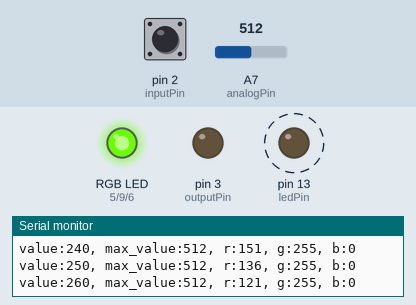
A sketch run on a simulated Arduino Nano, built with avr-gcc and run on an emulated ATmega328P. Shown: an RGB LED mixed from three pins (HIGH = lit), output pins drawn as LEDs (lit = HIGH), the last lines printed to the serial monitor. Dashed ring = blinking. Inputs (shaded band) come from the test bench; at power-on: A7 (analogPin) = 512, pin 2 (inputPin) HIGH.

Above: at 1.2 s.
1.3 s: A7 (analogPin) set to 0
At 1.9 s:
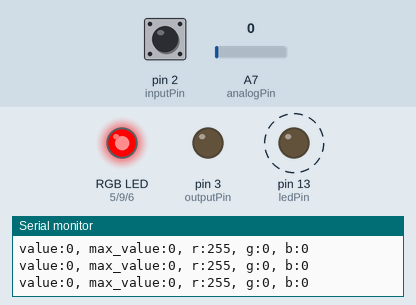
3.0 s: A7 (analogPin) set to 18
At 3.22 s:
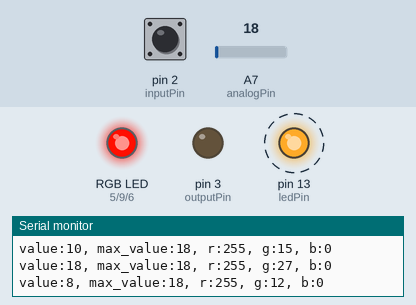
6.0 s: pin 2 (inputPin) pulled LOW for 3.2 s
At 7.2 s:
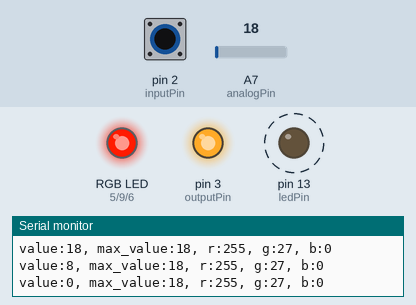
10.7 s: A7 (analogPin) set to 122
13.7 s: pin 2 (inputPin) pulled LOW for 1 s
At 14.4 s:
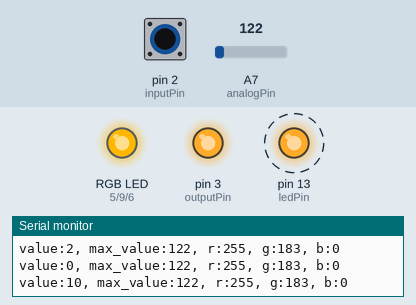
16.7 s: A7 (analogPin) set to 306
At 18.69 s:
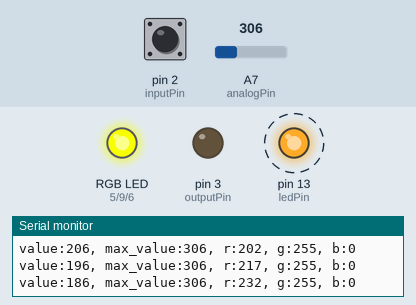
Timing chart, 0 to 67.2 s (numbered marks = the images above; inputs shaded):
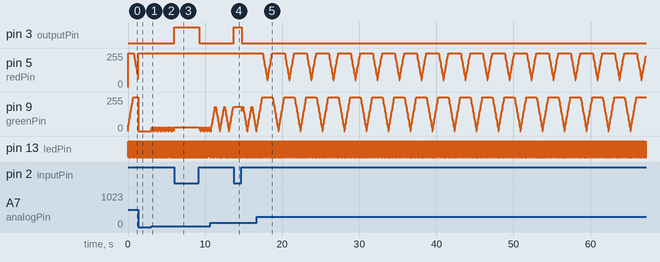

The sketch:

colormaps.ino
```cpp
// version 3.1.1

#include "logging.h"
#include "config.h"
#include "gpio.h"
#include "colormap_update.h"

void setup()
{
    Serial.begin(9600);
    // loadConfig();
    InitGPIO();
}

void loop()
{
    digitalWrite(ledPin, HIGH);

    // updateConfig();
    updateColormap();

    digitalWrite(ledPin, LOW);
    delay(delay_time);
}
```

colormap_basic.cpp
```cpp
#include "colormap_basic.h"

#include "gpio.h"

void setColormapBasic(uint16_t value)
{
    value &= 0x03FF; // ensure 10-bit input (0–1023)
    value <<= 2;     // shift left 2 bits → now 12-bit

    // Extract 4-bit chunks
    uint8_t r4 = (value >> 8) & 0x0F; // top 4 bits
    uint8_t g4 = (value >> 4) & 0x0F; // middle 4 bits
    uint8_t b4 = value & 0x0F;        // lowest 4 bits

    // Scale 4-bit (0–15) → 8-bit (0–240 approx)
    r = r4 << 4;
    g = g4 << 4;
    b = b4 << 4;

    analogWrite(redPin, r);
    analogWrite(greenPin, g);
    analogWrite(bluePin, b);
}
```

colormap_basic.h
```cpp
#ifndef COLORMAP_BASIC_H
#define COLORMAP_BASIC_H

#include <Arduino.h>
#include "colormap_vars.h"

void setColormapBasic(uint16_t value);

#endif
```

colormap_rainbow.cpp
```cpp
#include "colormap_rainbow.h"

#include "gpio.h"

void setColormapRainbow(int value)
{
    value = constrain(value, 0, 1023);

    // Map 0–1023 → 0–1535 (6 regions × 256)
    int scaled = map(value, 0, 1023, 0, 1535);

    int region = scaled / 256; // which color region (0–5)
    int offset = scaled % 256; // position within region (0–255)

    r = 0, g = 0, b = 0;

    switch (region)
    {
    case 0:
        r = 255;
        g = offset;
        b = 0;
        break; // Red → Yellow
    case 1:
        r = 255 - offset;
        g = 255;
        b = 0;
        break; // Yellow → Green
    case 2:
        r = 0;
        g = 255;
        b = offset;
        break; // Green → Cyan
    case 3:
        r = 0;
        g = 255 - offset;
        b = 255;
        break; // Cyan → Blue
    case 4:
        r = offset;
        g = 0;
        b = 255;
        break; // Blue → Magenta
    case 5:
        r = 255;
        g = 0;
        b = 255 - offset;
        break; // Magenta → Red
    }

    analogWrite(redPin, r);
    analogWrite(greenPin, g);
    analogWrite(bluePin, b);
}
```

colormap_rainbow.h
```cpp
#ifndef COLORMAP_RAINBOW_H
#define COLORMAP_RAINBOW_H

#include <Arduino.h>
#include "colormap_vars.h"

void setColormapRainbow(int value);

#endif
```

colormap_update.cpp
```cpp
#include "colormap_update.h"

#include "colormap_rainbow.h"
#include "colormap_vars.h"
#include "gpio.h"
#include "logging.h"

int value;
const int value_step = 10;
int direction = 1;

void updateColormap()
{
    int max_value = analogRead(analogPin); // 0–1023

    value += direction * value_step;
    if (direction == 1 && value > max_value)
    {
        value = max_value;
        direction = -1;
    }
    if (direction == -1 && value < 0)
    {
        value = 0;
        direction = 1;
    }

    int state = 1 - digitalRead(inputPin);
    digitalWrite(outputPin, state);

    int value_to_show = value;
    if (state == 1)
    {
        value_to_show = max_value;
    }
    setColormapRainbow(value_to_show);

    log("value:%d, max_value:%d, r:%d, g:%d, b:%d", value, max_value, r, g, b);
}
```

colormap_update.h
```cpp
#ifndef COLORMAP_UPDATE_H
#define COLORMAP_UPDATE_H

#include <Arduino.h>

extern int value;
extern int direction;

void updateColormap();

#endif
```

colormap_vars.cpp
```cpp
#include "colormap_vars.h"

uint8_t r;
uint8_t g;
uint8_t b;
```

colormap_vars.h
```cpp
#ifndef COLORMAP_VARS_H
#define COLORMAP_VARS_H

#include <Arduino.h>

extern uint8_t r;
extern uint8_t g;
extern uint8_t b;

#endif
```

logging.cpp
```cpp
#include "logging.h"

#include <stdarg.h>

bool verbose = true;

void log(const char *format, ...)
{
    if (!verbose)
        return;

    char buffer[80];

    va_list args;
    va_start(args, format);
    vsnprintf(buffer, sizeof(buffer), format, args);
    va_end(args);

    Serial.println(buffer);
}
```

logging.h
```cpp
#ifndef LOGGING_H
#define LOGGING_H

#include <Arduino.h>

void log(const char *format, ...);

#endif
```

config.cpp
```cpp
#include "config.h"

#include "logging.h"

unsigned long delay_time = 20;

Config cfg;

void saveConfig()
{
  EEPROM.put(1, cfg);

  log("saveConfig: version=%d, last_save_ms=%lu", cfg.version, cfg.last_save_ms);
}

void loadConfig()
{
  EEPROM.get(1, cfg);

  if (cfg.version != 1)
  {
    log("bad config: version=%d", cfg.version);
    cfg.version = 1;
    cfg.last_save_ms = 0;
    saveConfig();
  }

  log("loadConfig: version=%d, last_save_ms=%lu", cfg.version, cfg.last_save_ms);
}

void updateConfig()
{
  if (millis() - cfg.last_save_ms > 6000UL) // 10 min
  {
    cfg.last_save_ms = millis();
    saveConfig();
  }
}
```

config.h
```cpp
#ifndef CONFIG_H
#define CONFIG_H

#include <Arduino.h>
#include <EEPROM.h>

struct Config
{
    uint16_t version;
    uint32_t last_save_ms;
};

extern Config cfg;

void saveConfig();
void loadConfig();
void updateConfig();

extern unsigned long delay_time;

#endif
```

gpio.cpp
```cpp
#include "gpio.h"

void InitGPIO()
{
    pinMode(ledPin, OUTPUT);

    pinMode(inputPin, INPUT_PULLUP);
    pinMode(outputPin, OUTPUT);

    pinMode(redPin, OUTPUT);
    pinMode(greenPin, OUTPUT);
    pinMode(bluePin, OUTPUT);
}
```

gpio.h
```cpp
#ifndef GPIO_H
#define GPIO_H

#include <Arduino.h>

constexpr uint8_t analogPin = A7;

constexpr uint8_t inputPin = 2;
constexpr uint8_t outputPin = 3;

constexpr uint8_t redPin = 5;
constexpr uint8_t greenPin = 9;
constexpr uint8_t bluePin = 6;

constexpr uint8_t ledPin = 13;

void InitGPIO();

#endif
```

Measured:
- after the input at 1.3 s, pin 6 (bluePin): stays LOW (without the input it goes to HIGH after 0.22 s); pin 9 (greenPin): 255/255 → 0/255 at once
- after the input at 3.0 s, pin 9 (greenPin): 0/255 → 15/255 at once, then repeats every 0.17 s: 27/255 0.04 s, 12/255 0.04 s, 0/255 0.04 s, 15/255 0.04 s
- after the input at 6.0 s, pin 3 (outputPin): LOW → HIGH at once, → LOW 3.2 s later
- after the input at 13.7 s, pin 3 (outputPin): LOW → HIGH at once, → LOW 1.0 s later
- by itself, pin 13 (ledPin): alternates HIGH for 0.03 s and LOW for 0.02 s
